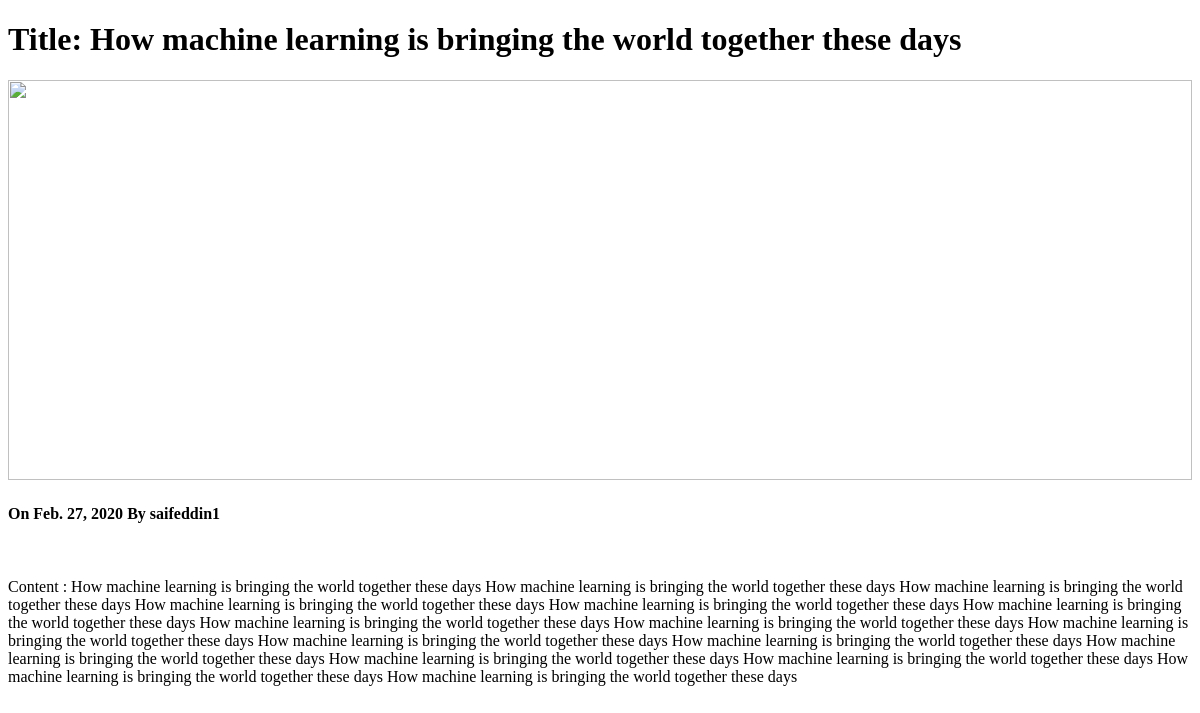
/posts/11/, run on an earlier commit of the app's database.
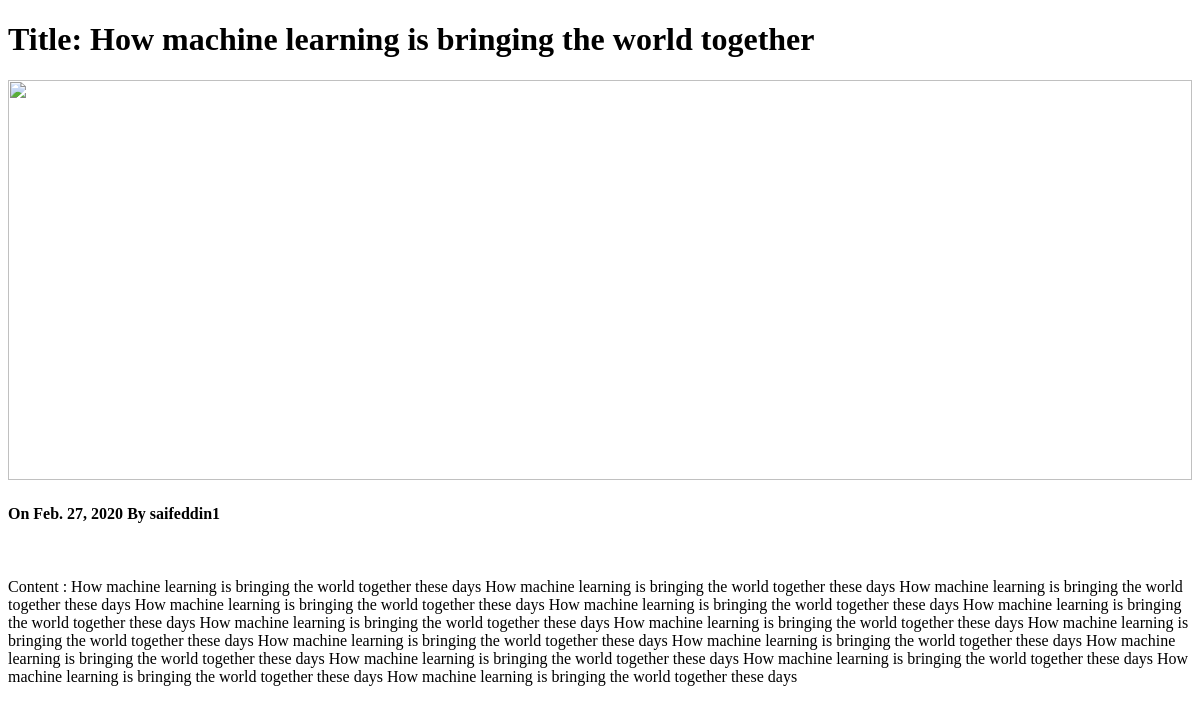
And on a later commit of the database.
### posts/models.py (models this page shows, shortened)
class Post(models.Model):
    user       = models.ForeignKey(settings.AUTH_USER_MODEL, default=1, on_delete=models.CASCADE)
    title      = models.CharField(max_length=120)
    content      = models.TextField()
    created_at   = models.DateField(auto_now=False, auto_now_add=False)
    updated      = models.DateTimeField(auto_now=True, auto_now_add=False)

### posts/views.py (the view)
# urls.py: path('posts/<post_id>/', views.post_detail, name="detail"),
def post_detail(request, post_id):
	instance = get_object_or_404(Post, id=post_id)
	context = {
		'instance':instance,
	}
	return render(request, 'posts/post_detail.html', context)

### posts/templates/posts/post_detail.html (shortened to what this page needs)
{% load static %}
<!DOCTYPE html>
<html>
	<head>
	</head>
	<body>
		<h1>Title: {{ instance.title }}</h1>
		<img src="{% static 'posts/example.png' %}" alt="" width="100%" height="400px">
		<h4>On {{ instance.created_at }} By {{ instance.user }}</h4><br>
		<p>Content : {{ instance.content }}
		</p>
	</body>
</html>

What changed in the data, as far as the page shows it:
changed Post "saifeddin1": title "How machine learning is bringing the world together these days" → "How machine learning is bringing the world together"
